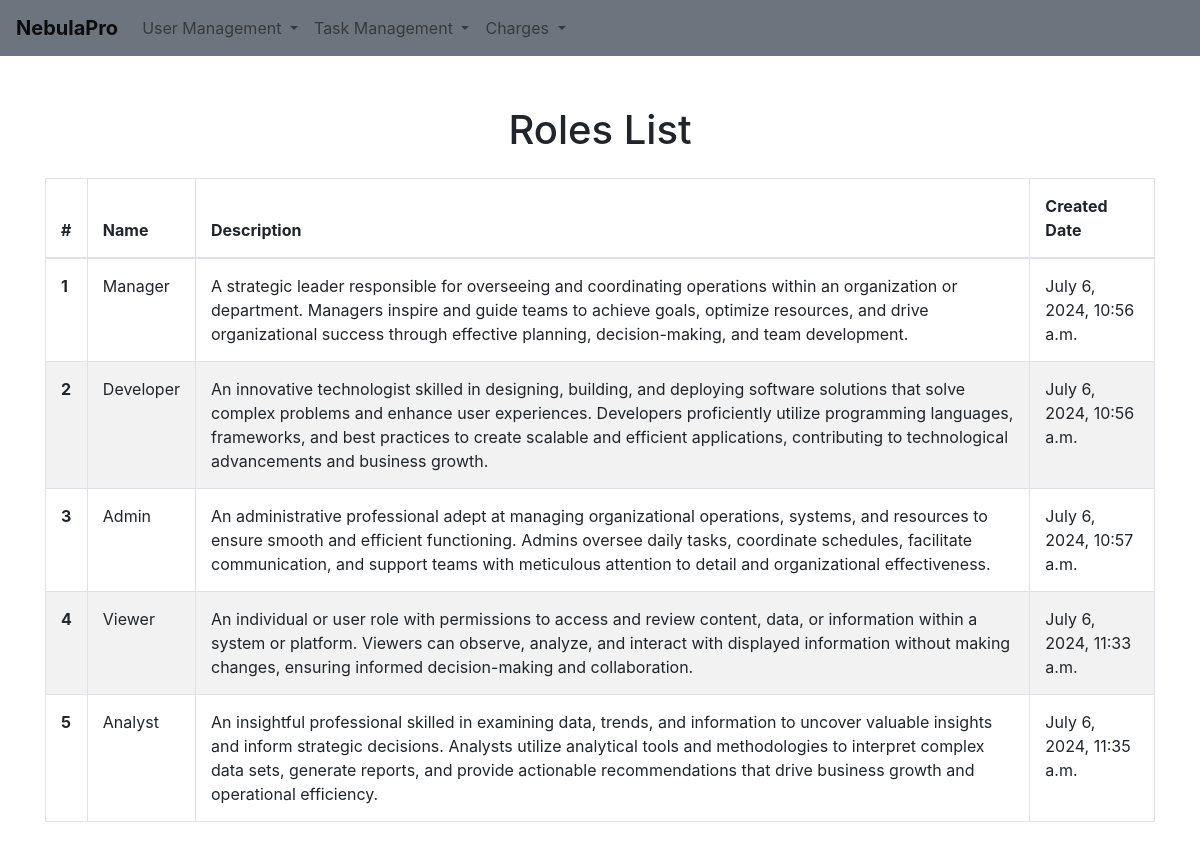
Screenshot of /roles/ with the database file from the repository.
### user_management/models.py (models this page shows, shortened)
class Role(models.Model):
    name = models.CharField(max_length=225)
    description = models.TextField()
    created_date = models.DateTimeField(auto_now_add=True)

### user_management/views.py (the view)
# urls.py: path('roles/', RolesViewList.as_view(), name='roles-list'),
class RolesViewList(ListView):
    model = Role
    template_name = 'roles_list.html'
    context_object_name = 'roles'

### user_management/templates/roles_list.html (shortened to what this page needs)
{% extends 'base.html' %}
{% load static %}
{% block extra_css %}
<link rel="stylesheet" href="{% static 'css/roles_list.css' %}">
{% endblock %}
{% block content %}
    <div class="container table-container">
        <div class="table-responsive">
            <h1 class="text-center mb-4">Roles List</h1>
            <table class="table table-bordered table-striped">
                <thead>
                    <tr>
                        <th scope="col">#</th>
                        <th scope="col">Name</th>
                        <th scope="col">Description</th>
                        <th scope="col">Created Date</th>
                    </tr>
                </thead>
                <tbody>
                    {% for role in roles %}
                    <tr class="{% cycle 'table-striped-row-grey' 'table-striped-row-white' %}">
                        <th scope="row">{{ forloop.counter }}</th>
                        <td>{{ role.name }}</td>
                        <td>{{ role.description }}</td>
                        <td>{{ role.created_date }}</td>
                    </tr>
                    {% endfor %}
                </tbody>
            </table>
        </div>
    </div>
{% endblock %}

### static/css/roles_list.css (style rules this page uses)
.table th, .table td { padding: 15px; }
.table-container { display: flex; justify-content: center; align-items: flex-start; height: 100vh; margin-top: 50px; }
.table-striped tbody tr:nth-of-type(even) { background-color: #f2f2f2; }
.table-striped tbody tr:nth-of-type(odd) { background-color: white; }

### rows the page displays
Role: name "Manager", description "A strategic leader responsible for overseeing and coordinating operations within an organization or department. Managers inspire and guide teams to achieve goals, optimize resources, and drive organizational success through effective planning, decision-making, and team development.", created_date "July 6, 2024, 10:56 a.m."
Role: name "Developer", description "An innovative technologist skilled in designing, building, and deploying software solutions that solve complex problems and enhance user experiences. Developers proficiently utilize programming languages, frameworks, and best practices to create scalable and efficient applications, contributing to technological advancements and business growth.", created_date "July 6, 2024, 10:56 a.m."
Role: name "Admin", description "An administrative professional adept at managing organizational operations, systems, and resources to ensure smooth and efficient functioning. Admins oversee daily tasks, coordinate schedules, facilitate communication, and support teams with meticulous attention to detail and organizational effectiveness.", created_date "July 6, 2024, 10:57 a.m."
Role: name "Viewer", description "An individual or user role with permissions to access and review content, data, or information within a system or platform. Viewers can observe, analyze, and interact with displayed information without making changes, ensuring informed decision-making and collaboration.", created_date "July 6, 2024, 11:33 a.m."
Role: name "Analyst", description "An insightful professional skilled in examining data, trends, and information to uncover valuable insights and inform strategic decisions. Analysts utilize analytical tools and methodologies to interpret complex data sets, generate reports, and provide actionable recommendations that drive business growth and operational efficiency.", created_date "July 6, 2024, 11:35 a.m."
